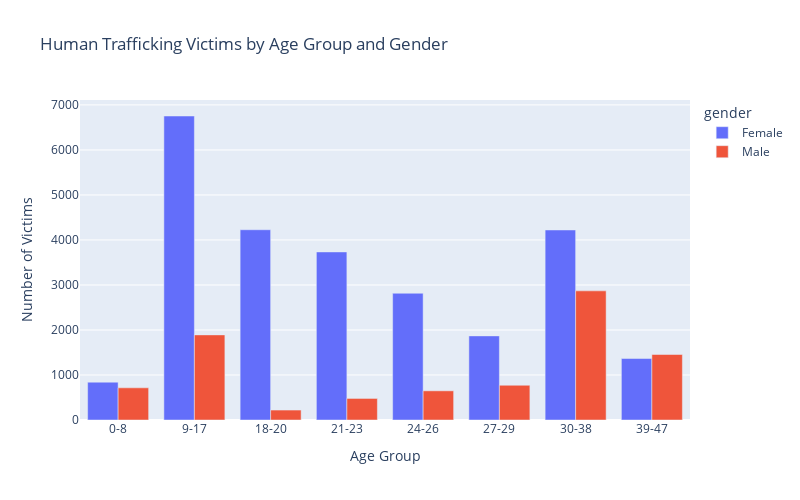

Notebook code for this chart:
### Markdown cell above
bro this is crazy, i cannot understand anything lol

### Code cell
# Clean up ageBroad formatting
df['ageBroad'] = df['ageBroad'].str.replace('--', '-', regex=False)

# Add victim count column
df['Victims'] = 1

# Filter out missing values
filtered_df = df[df['ageBroad'].notna()]

# Group and count
grouped = filtered_df.groupby(['gender', 'ageBroad'])['Victims'].sum().reset_index()

# Define proper order of age groups
age_order = ['0-8', '9-17', '18-20', '21-23', '24-26', '27-29', '30-38', '39-47', '48-56', '57+']
grouped['ageBroad'] = pd.Categorical(grouped['ageBroad'], categories=age_order, ordered=True)
grouped = grouped.sort_values(['ageBroad'])

# Plot
fig = px.bar(
    grouped,
    x='ageBroad',
    y='Victims',
    color='gender',
    barmode='group',
    title='Human Trafficking Victims by Age Group and Gender',
    labels={'Victims': 'Number of Victims', 'ageBroad': 'Age Group'}
)

fig.update_layout(width=800, height=500)
fig.show()

### Figure 1 — Plotly figure (JSON) as saved in the notebook; plotly's stock layout.template omitted (floating-point values rounded to 4 significant figures)
{"data": [{"alignmentgroup": "True", "hovertemplate": "gender=Female<br>Age Group=%{x}<br>Number of Victims=%{y}<extra></extra>", "legendgroup": "Female", "marker": {"color": "#636efa", "pattern": {"shape": ""}}, "name": "Female", "offsetgroup": "Female", "orientation": "v", "showlegend": true, "textposition": "auto", "type": "bar", "x": ["0-8", "9-17", "18-20", "21-23", "24-26", "27-29", "30-38", "39-47", null], "xaxis": "x", "y": [841, 6754, 4227, 3734, 2816, 1869, 4222, 1366, 865], "yaxis": "y"}, {"alignmentgroup": "True", "hovertemplate": "gender=Male<br>Age Group=%{x}<br>Number of Victims=%{y}<extra></extra>", "legendgroup": "Male", "marker": {"color": "#EF553B", "pattern": {"shape": ""}}, "name": "Male", "offsetgroup": "Male", "orientation": "v", "showlegend": true, "textposition": "auto", "type": "bar", "x": ["0-8", "9-17", "18-20", "21-23", "24-26", "27-29", "30-38", "39-47", null], "xaxis": "x", "y": [715, 1891, 221, 479, 648, 772, 2869, 1455, 695], "yaxis": "y"}], "layout": {"barmode": "group", "height": 500, "legend": {"title": {"text": "gender"}, "tracegroupgap": 0}, "title": {"text": "Human Trafficking Victims by Age Group and Gender"}, "width": 800, "xaxis": {"anchor": "y", "domain": [0, 1], "title": {"text": "Age Group"}}, "yaxis": {"anchor": "x", "domain": [0, 1], "title": {"text": "Number of Victims"}}}}
